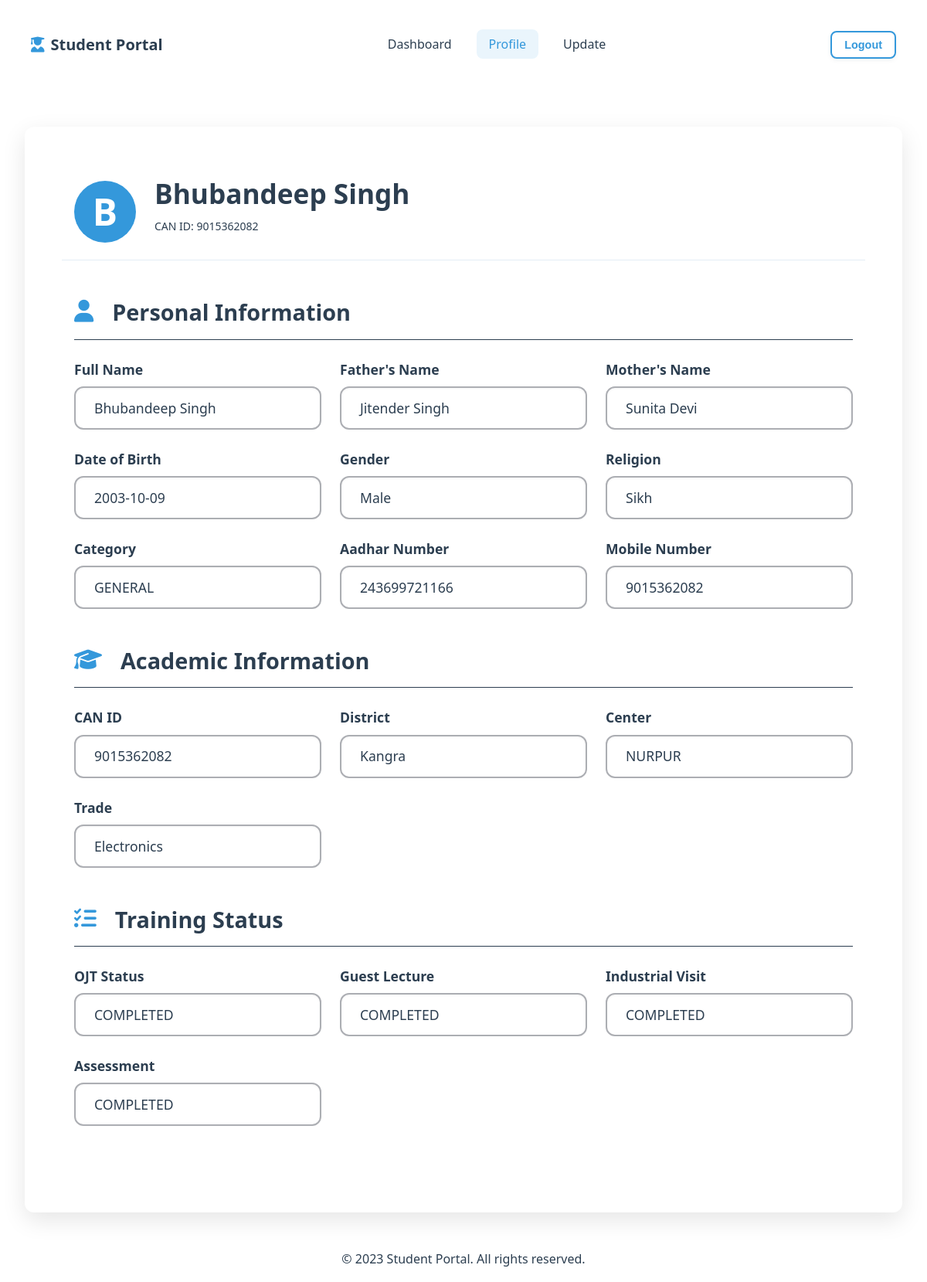
Screenshot of /profile_display (signed in) with the database file from the repository.
### tables this page shows
CREATE TABLE students (
                can_id VARCHAR PRIMARY KEY,
                password TEXT NOT NULL,
                student_name TEXT NOT NULL,
                father_name TEXT,
                mother_name TEXT,
                dob TEXT,  -- SQLite doesn't have native date type
                gender TEXT,
                religion TEXT,
                category TEXT,
                aadhar TEXT UNIQUE,
                mobile TEXT,
                district TEXT,
                center TEXT,
                trade TEXT,
                account_number TEXT,
                account_holder TEXT,
                ifsc TEXT,
                ojt TEXT,
                guest_lecture TEXT,
                industrial_visit TEXT,
                assessment TEXT
            );

### app.py (the view)
@app.route("/profile_display")
def profile_display():
    can_id = session.get('can_id')
    if not can_id:
        return redirect(url_for('student_signin'))
    conn = get_db_connection('student_data.db')
    student=conn.execute('SELECT * FROM students WHERE can_id = ?', (can_id,)).fetchone()
    conn.close()
    return render_template("profile_display.html",student=student)

### templates/profile_display.html (shortened to what this page needs)
<!DOCTYPE html>
<html lang="en">
<head>
    <link rel="stylesheet" href="{{ url_for('static', filename='css/base.css') }}">
    <link rel="stylesheet" href="{{ url_for('static', filename='css/components.css') }}">
    <link rel="stylesheet" href="{{ url_for('static', filename='css/layout.css') }}">
    <link rel="stylesheet" href="{{ url_for('static', filename='css/profile_display.css') }}">
    <link rel="stylesheet" href="https://cdnjs.cloudflare.com/ajax/libs/font-awesome/6.4.0/css/all.min.css">
</head>
<body>
    <nav class="navbar">
        <div class="navbar-content">
            <a href="#" class="logo">
                <i class="fas fa-user-graduate"></i>
                <span>Student Portal</span>
            </a>
            <ul class="nav-links">
                <li><a href="{{ url_for('dashboard') }}" class="nav-link">Dashboard</a></li>
                <li><a href="{{ url_for('profile_display') }}" class="nav-link active">Profile</a></li>
                <li><a href="{{ url_for('update_profile') }}" class="nav-link">Update</a></li>
            </ul>
            <div class="nav-actions">
                <button class="btn btn-outline-primary btn-sm">Logout</button>
            </div>
        </div>
    </nav>
    <main class="main-content">
        <div class="container profile-container">
            <div class="profile-card">
                <div class="profile-header">
                    <div class="profile-avatar">
                        {{ student.student_name[0] }}
                    </div>
                    <div class="profile-info">
                        <h2 class="profile-name">{{ student.student_name }}</h2>
                        <p class="profile-id">CAN ID: {{ student.can_id }}</p>
                    </div>
                </div>
                <div class="profile-body">
                    <div class="info-section">
                        <h3 class="section-title">
                            <i class="fas fa-user"></i>
                            Personal Information
                        </h3>
                        <div class="info-grid">
                            <div class="info-item">
                                <div class="info-label">Full Name </div>
                                <div class="info-value">{{ student.student_name }}</div>
                            </div>
                            <div class="info-item">
                                <div class="info-label">Father's Name</div>
                                <div class="info-value">{{ student.father_name }}</div>
                            </div>
                            <div class="info-item">
                                <div class="info-label">Mother's Name</div>
                                <div class="info-value">{{ student.mother_name }}</div>
                            </div>
                            <div class="info-item">
                                <div class="info-label">Date of Birth</div>
                                <div class="info-value">{{ student.dob }}</div>
                            </div>
                            <div class="info-item">
                                <div class="info-label">Gender</div>
                                <div class="info-value">{{ student.gender|capitalize }}</div>
                            </div>
                            <div class="info-item">
                                <div class="info-label">Religion</div>
                                <div class="info-value">{{ student.religion }}</div>
                            </div>
                            <div class="info-item">
                                <div class="info-label">Category</div>
                                <div class="info-value">{{ student.category|upper }}</div>
                            </div>
                            <div class="info-item">
                                <div class="info-label">Aadhar Number</div>
                                <div class="info-value">{{ student.aadhar }}</div>
                            </div>
                            <div class="info-item">
                                <div class="info-label">Mobile Number</div>
                                <div class="info-value">{{ student.mobile }}</div>
                            </div>
                        </div>
                    </div>
                    <div class="info-section">
                        <h3 class="section-title">
                            <i class="fas fa-graduation-cap"></i>
                            Academic Information
                        </h3>
                        <div class="info-grid">
                            <div class="info-item">
                                <div class="info-label">CAN ID</div>
                                <div class="info-value">{{ student.can_id }}</div>
                            </div>
                            <div class="info-item">
                                <div class="info-label">District</div>
                                <div class="info-value">{{ student.district }}</div>
                            </div>
                            <div class="info-item">
                                <div class="info-label">Center</div>
                                <div class="info-value">{{ student.center }}</div>
                            </div>
                            <div class="info-item">
                                <div class="info-label">Trade</div>
                                <div class="info-value">{{ student.trade }}</div>
                            </div>
                        </div>
                    </div>
                    <div class="info-section">
                        <h3 class="section-title">
                            <i class="fas fa-tasks"></i>
                            Training Status
                        </h3>
                        <div class="info-grid">
                            <div class="info-item">
                                <div class="info-label">OJT Status</div>
                                <div class="info-value">
                                    <span class="status-{{ student.ojt }}">
                                        {{ student.ojt|upper }}
                                    </span>
                                </div>
                            </div>
                            <div class="info-item">
                                <div class="info-label">Guest Lecture</div>
                                <div class="info-value">
                                    <span class="status-{{ student.guest_lecture }}">
                                        {{ student.guest_lecture|upper }}
                                    </span>
                                </div>
                            </div>
                            <div class="info-item">
                                <div class="info-label">Industrial Visit</div>
                                <div class="info-value">
                                    <span class="status-{{ student.industrial_visit }}">
                                        {{ student.industrial_visit|upper }}
                                    </span>
                                </div>
                            </div>
                            <div class="info-item">
                                <div class="info-label">Assessment</div>
                                <div class="info-value">
                                    <span class="status-{{ student.assessment }}">
                                        {{ student.assessment|upper }}
                                    </span>
                                </div>
                            </div>
                        </div>
                    </div>
                </div>
            </div>
        </div>
    </main>
    <footer class="footer">
        <div class="container py-3 text-center">
            <p>&copy; 2023 Student Portal. All rights reserved.</p>
        </div>
    </footer>
</body>
</html>

### static/css/base.css (style rules this page uses)
:root { --primary: #3498db; --primary-dark: #2c3e50; --primary-light: #e4edf5; --secondary: #e74c3c; --accent: #f39c12; --light-bg: #f5f7fa; --white: #ffffff; --text: #2c3e50; --text-secondary: #7f8c8d; --border: #acaeb3; --space-xs: 0.5rem; --space-sm: 1rem; --space-md: 1.5rem; --space-lg: 2rem; --space-xl: 3rem; --border-radius: 8px; --border-radius-lg: 12px; --shadow-sm: 0 2px 6px rgba(0, 0, 0, 0.05); --shadow-md: 0 5px 15px rgba(0, 0, 0, 0.08); --shadow-lg: 0 10px 30px rgba(0, 0, 0, 0.1); --transition: all 0.3s ease; }
* { margin: 0; padding: 0; box-sizing: border-box; }
body { font-family: 'Segoe UI', Tahoma, Geneva, Verdana, sans-serif; background-color: var(--white); color: var(--text); line-height: 1.6; font-size: 1rem; }
h1, h2, h3, h4, h5, h6 { font-weight: 700; line-height: 1.3; margin-bottom: 1rem; }
h2 { font-size: 2.2rem; }
h3 { font-size: 1.8rem; }
p { margin-bottom: 1rem; line-height: 1.6; }
a { text-decoration: none; color: var(--primary); transition: var(--transition); }

### static/css/components.css (style rules this page uses)
.btn { display: inline-flex; align-items: center; justify-content: center; padding: 0.8rem 1.5rem; border-radius: var(--border-radius); font-weight: 600; font-size: 1rem; text-align: center; cursor: pointer; transition: var(--transition); border: none; box-shadow: var(--shadow-sm); white-space: nowrap; }
.btn-outline-primary { background: transparent; border: 2px solid var(--primary); color: var(--primary); }
.btn-sm { padding: 0.5rem 1rem; font-size: 0.9rem; }
.navbar { background-color: white; box-shadow: var(--box-shadow); top: 0; z-index: 100; padding: var(--space-xs); }
.navbar-content { display: flex; justify-content: space-between; align-items: center; padding: 2rem; max-width: 1200px; width: 100%; margin: auto; }
.logo { display: flex; align-items: center; text-decoration: none; font-weight: 600; font-size: 1.25rem; color: var(--primary-dark); }
.logo i { margin-right: 0.5rem; color: var(--primary); }
.nav-links { display: flex; list-style: none; gap: 1rem; }
.nav-link { text-decoration: none; color: var(--text); padding: 0.5rem 1rem; border-radius: var(--border-radius); transition: var(--transition); }
.nav-link.active { color: var(--primary); background-color: rgba(52, 152, 219, 0.1); }
.nav-actions { display: flex; gap: 0.5rem; }

### static/css/layout.css (style rules this page uses)
html { height: 100%; }
body { min-height: 100vh; display: flex; flex-direction: column; margin: 0; }
.main-content { flex: 1; }
.container { width: 100%; max-width: 1000px; margin: 0 auto; padding: 0 var(--space-md); }
.text-center { text-align: center; }
.footer { flex-shrink: 0; width: 100%; margin-top: auto; }

### static/css/profile_display.css (style rules this page uses)
.profile-container { max-width: 1200px; margin: var(--space-xl) auto; padding: 0 var(--space-lg); width: 100%; }
.profile-card { background-color: white; padding: var(--space-xl); border-radius: var(--border-radius-lg); box-shadow: var(--shadow-lg); margin: 0 auto var(--space-lg); width: 100%; }
.profile-header { display: flex; align-items: center; padding: var(--space-sm); border-bottom: 1px solid var(--primary-light); margin-bottom: var(--space-lg); }
.profile-avatar { width: 80px; height: 80px; border-radius: 50%; background-color: var(--primary); color: var(--white); display: flex; align-items: center; justify-content: center; font-size: 3rem; font-weight: 600; margin-right: var(--space-md); }
.profile-info { flex: 1; }
.profile-name { margin-bottom: var(--space-xs); }
.profile-id { color: var(--text); font-size: 0.875rem; }
.profile-body { padding: var(--space-sm); }
.info-section { margin-bottom: var(--space-xl); }
.section-title { display: flex; align-items: center; margin-bottom: var(--space-md); padding-bottom: var(--space-sm); border-bottom: 1px solid var(--primary-dark); }
.section-title i { margin-right: var(--space-md); color: var(--primary); }
.info-grid { display: grid; grid-template-columns: repeat(3, 1fr); gap: var(--space-md); }
.info-item { display: flex; flex-direction: column; gap: var(--space-xs); }
.info-label { font-size: 1.1rem; color: var(--primary--dark); font-weight: 600; }
.info-value { background-color: var(--white); border: 2px solid var(--border); border-radius: var(--border-radius-lg); padding: var(--space-xs) var(--space-md); font-size: 1.1rem; font-weight: 400; transition: all 0.3s ease; box-shadow: inset 0 1px 3px rgba(0,0,0,0.05); min-height: 56px; display: flex; align-items: center; }

### rows the page displays
students: student_name "B", student_name "Bhubandeep Singh", can_id "9015362082", father_name "Jitender Singh", mother_name "Sunita Devi", dob "2003-10-09", gender "Male", religion "Sikh", category "GENERAL", aadhar "243699721166", mobile "9015362082", district "Kangra", center "NURPUR", trade "Electronics", ojt "COMPLETED", guest_lecture "COMPLETED", industrial_visit "COMPLETED", assessment "COMPLETED"
